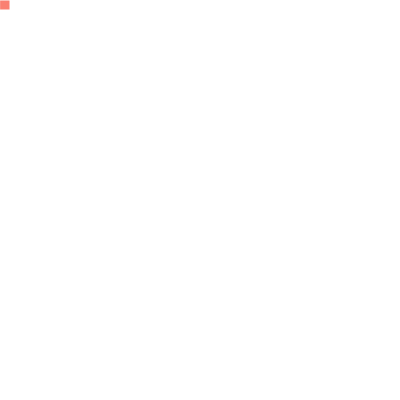
Frame 1 (no input)
Frame 60 (no input): identical to frame 1, image omitted
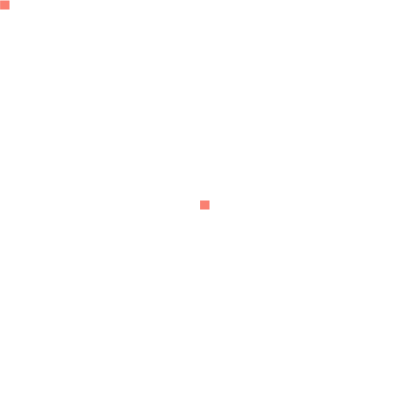
Frame 120 (the mouse pressed at the canvas centre since frame 60)

The p5.js sketch that drew these frames (run headless with seeded random() and noise() and a simulated clock; from frame 60 on, the mouse is pressed at the canvas centre):

// p5.js sketch
// ── sketch.js
function setup() {
  createCanvas(400, 400);
}

function draw() {
  stroke("white");
  fill("salmon");

  if( mouseIsPressed);
  rect(mouseX,mouseY,10,10);
}
